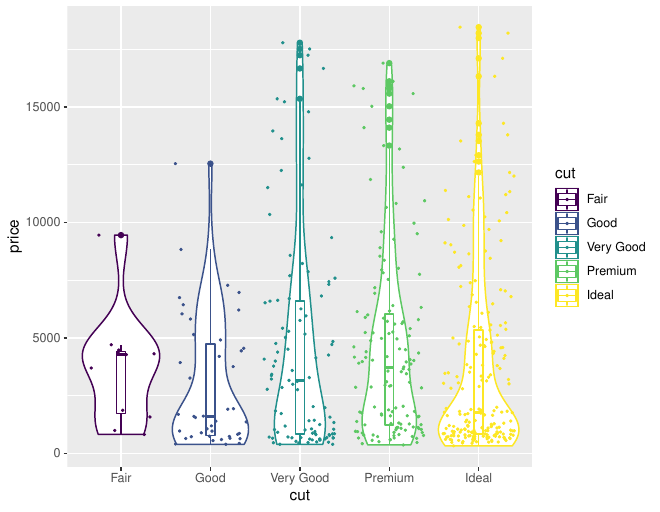

Source code (R):
library(ggplot2)
data(diamonds)
#View(diamonds)
q1_sample <- diamonds[seq(from =1,to=49000,by= 100),]

p <- ggplot(data = q1_sample,aes(cut,price,color = cut))+geom_violin()
p + geom_boxplot(width = 0.1) + geom_jitter(size = 0.5)+
  ggsave("violin_plot.pdf")


p <- ggplot(data = q1_sample,aes(cut,price,fill = cut))+geom_violin()
p + geom_boxplot(width = 0.1) + geom_jitter(size = 0.5)
